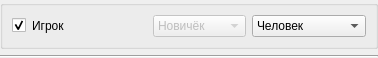
<?xml version="1.0" encoding="UTF-8"?>
<ui version="4.0">
 <class>PlaylerSettings</class>
 <widget class="QWidget" name="PlaylerSettings">
  <property name="geometry">
   <rect>
    <x>0</x>
    <y>0</y>
    <width>378</width>
    <height>45</height>
   </rect>
  </property>
  <property name="windowTitle">
   <string>Form</string>
  </property>
  <layout class="QVBoxLayout" name="verticalLayout">
   <property name="margin">
    <number>0</number>
   </property>
   <item>
    <widget class="QGroupBox" name="groupBox">
     <layout class="QHBoxLayout" name="horizontalLayout_5">
      <item>
       <widget class="QCheckBox" name="used">
        <property name="sizePolicy">
         <sizepolicy hsizetype="Fixed" vsizetype="Fixed">
          <horstretch>0</horstretch>
          <verstretch>0</verstretch>
         </sizepolicy>
        </property>
        <property name="checked">
         <bool>true</bool>
        </property>
       </widget>
      </item>
      <item>
       <widget class="QLabel" name="plLabel">
        <property name="text">
         <string>Игрок </string>
        </property>
       </widget>
      </item>
      <item>
       <widget class="QStackedWidget" name="botSettings">
        <property name="sizePolicy">
         <sizepolicy hsizetype="Fixed" vsizetype="Fixed">
          <horstretch>0</horstretch>
          <verstretch>0</verstretch>
         </sizepolicy>
        </property>
        <property name="currentIndex">
         <number>0</number>
        </property>
        <widget class="QWidget" name="page">
         <layout class="QHBoxLayout" name="horizontalLayout">
          <property name="margin">
           <number>0</number>
          </property>
          <item>
           <widget class="QComboBox" name="ai_level">
            <property name="enabled">
             <bool>false</bool>
            </property>
            <property name="currentIndex">
             <number>0</number>
            </property>
            <item>
             <property name="text">
              <string>Новичёк</string>
             </property>
            </item>
            <item>
             <property name="text">
              <string>Постоялец</string>
             </property>
            </item>
            <item>
             <property name="text">
              <string>Участник</string>
             </property>
            </item>
           </widget>
          </item>
         </layout>
        </widget>
        <widget class="QWidget" name="page_2"/>
       </widget>
      </item>
      <item>
       <widget class="QComboBox" name="isHuman">
        <item>
         <property name="text">
          <string>Человек</string>
         </property>
        </item>
        <item>
         <property name="text">
          <string>Компьютер</string>
         </property>
        </item>
       </widget>
      </item>
     </layout>
    </widget>
   </item>
   <item>
    <widget class="Line" name="line">
     <property name="orientation">
      <enum>Qt::Horizontal</enum>
     </property>
    </widget>
   </item>
  </layout>
 </widget>
 <resources/>
 <connections/>
</ui>
